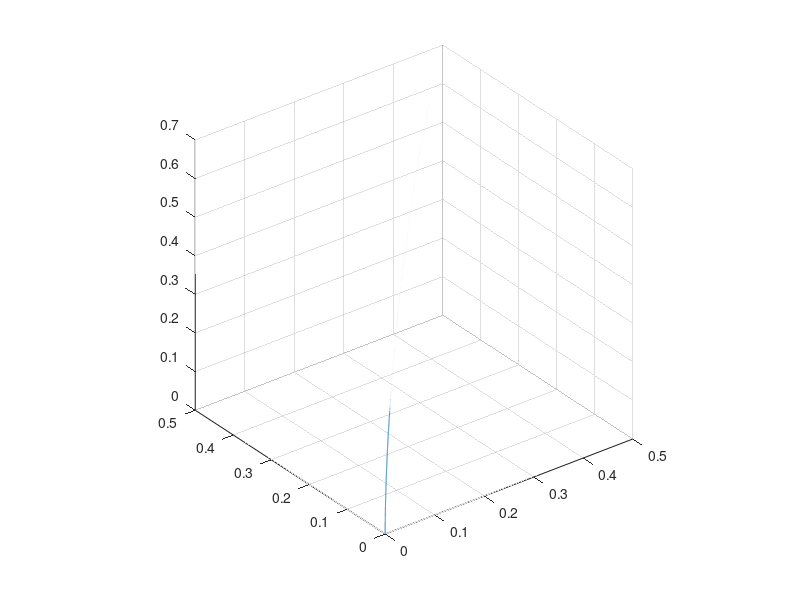
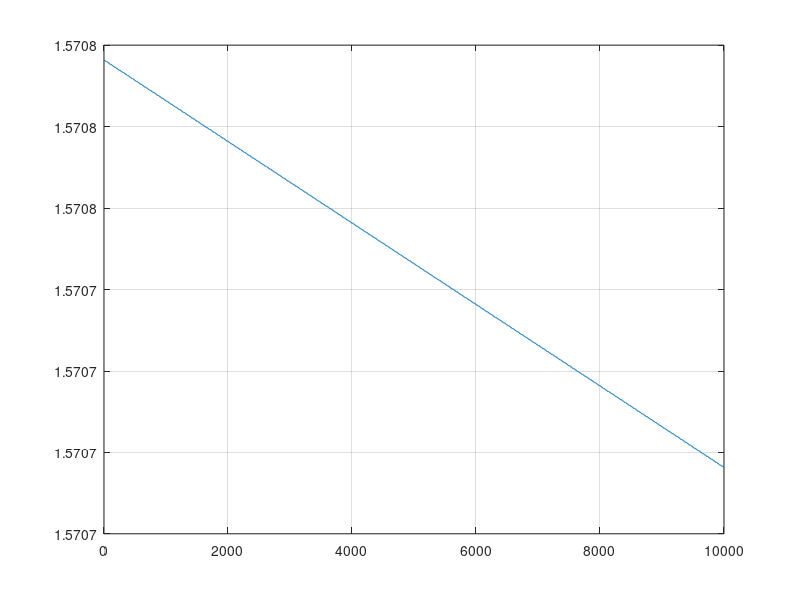

Reproduce these figures in MATLAB, in order.
a = [1;0;0];
b = [0;1;0];

dt = 0.0001;
% v = [0;0;1];
c = zeros(3,10000);
angle = zeros(1,10000);
for i=1:10000
    g1 = (a - c(:,i))/norm(a - c(:,i));
    g2 = (b - c(:,i))/norm(b - c(:,i));
    angle(i) = atan2(norm(cross(g1,g2)), dot(g1,g2));
    v = cross(g1,g2);
    c(:,i+1) = c(:,i) + v * dt;
end
figure(1)
plot3(c(1,1:10000),c(2,1:10000),c(3,1:10000))
grid on
axis square
figure(2)
plot(angle)
grid on